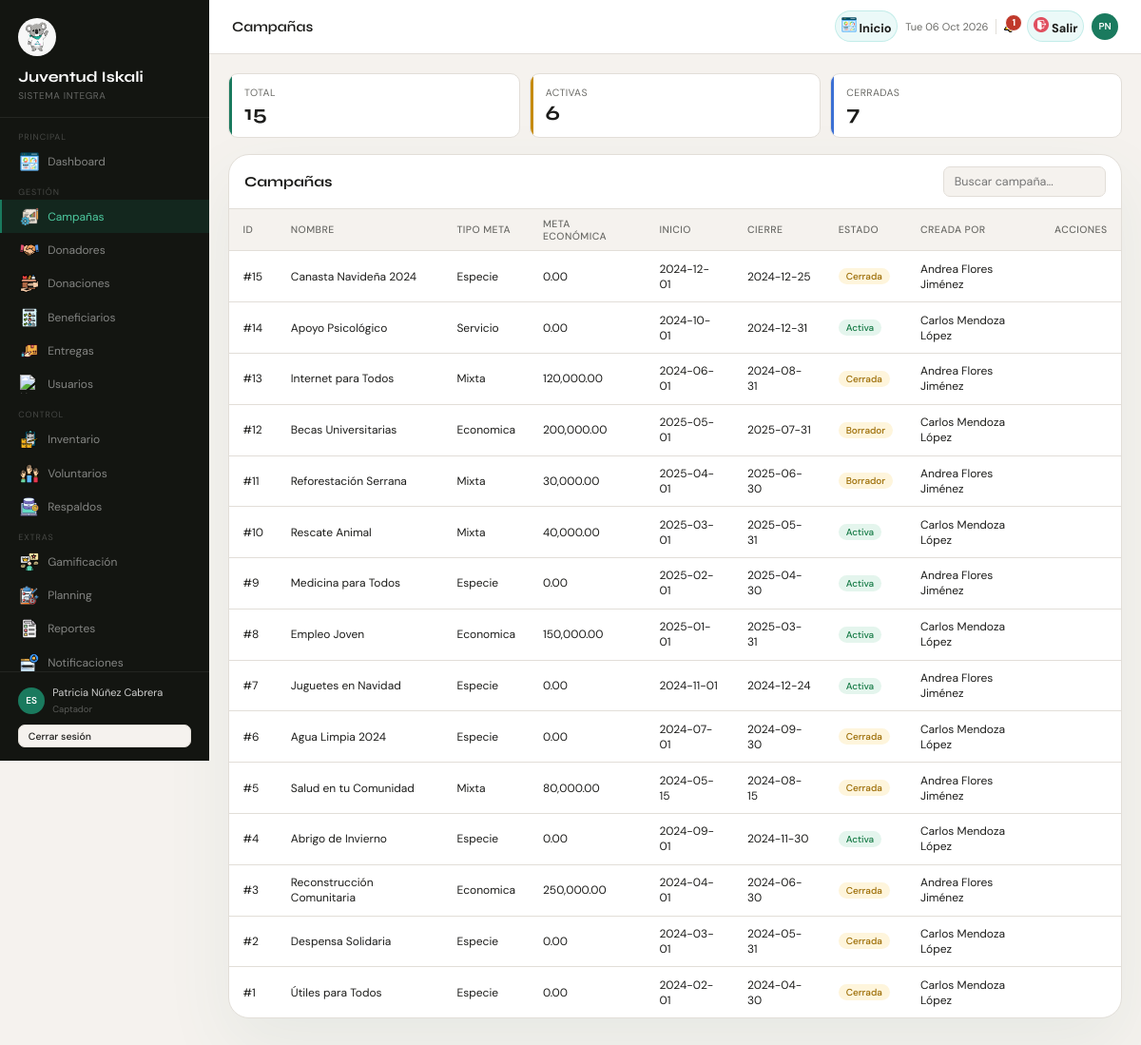
Before: /index.php?pagina=campanas (signed in) with the older database file.
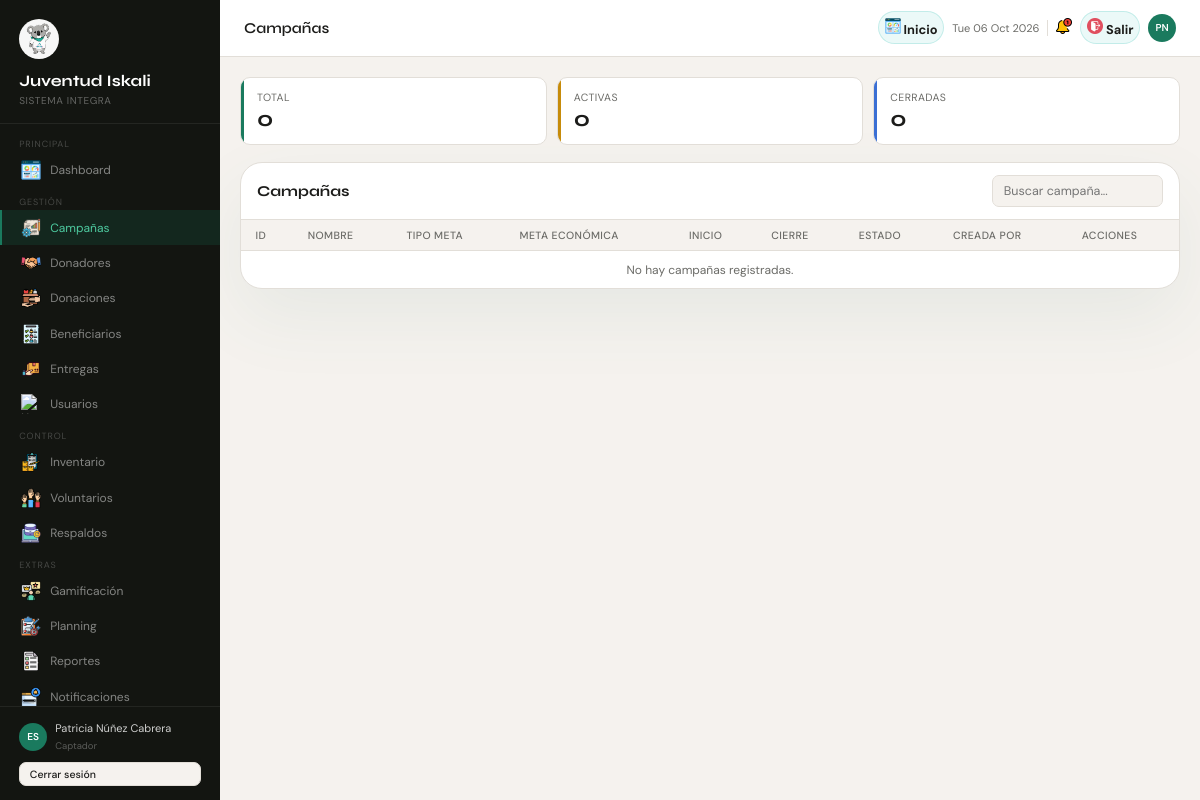
After: the same page with the newer database file.
### tables this page shows
CREATE TABLE campanas (
    id_campana         INT           NOT NULL AUTO_INCREMENT,
    id_usuario_creador INT           NOT NULL,
    nombre             VARCHAR(150)  NOT NULL,
    descripcion        TEXT,
    tipo_meta          ENUM('economica','especie','mixta','servicio') NOT NULL,
    meta_economica     DECIMAL(12,2) NOT NULL DEFAULT 0.00,
    fecha_inicio       DATE          NOT NULL,
    fecha_cierre       DATE          NOT NULL,
    estado             ENUM('borrador','activa','pausada','cerrada','cancelada') NOT NULL DEFAULT 'borrador',
    imagen_url         VARCHAR(255),
    created_at         DATETIME      NOT NULL DEFAULT CURRENT_TIMESTAMP,
    PRIMARY KEY (id_campana),
    CONSTRAINT chk_campana_fechas CHECK (fecha_cierre >= fecha_inicio)
);

### controllers/CampanasController.php (called while the page is built, shortened)
<?php
require_once 'models/CampanaModel.php';
require_once 'models/NotificacionModel.php';
class CampanasController
{
    private CampanaModel $modelo;
    public function __construct(PDO $conexion)
    {
        $this->modelo = new CampanaModel($conexion);
    }
    public function index(): void
    {
        $this->listar();
    }
    private function listar(): void
    {
        $campanas = $this->modelo->listar();
        $total = count($campanas);
        $total_activas = count(array_filter($campanas, static fn(array $c): bool => $c['estado'] === 'activa'));
        $total_cerradas = count(array_filter($campanas, static fn(array $c): bool => $c['estado'] === 'cerrada'));
        $pagina_activa = 'campanas';
        $titulo_pagina = 'Campañas';
        require 'views/pages/CampanasView.php';
    }
}

### models/NotificacionModel.php (called while the page is built, shortened)
<?php
class NotificacionModel
{
    private PDO $db;
    public function __construct(PDO $conexion)
    {
        $this->db = $conexion;
    }
    public function contarNoLeidas(int $id_usuario, string $canal = 'web'): int
    {
        $query = "
            SELECT COUNT(*)
            FROM notificaciones
            WHERE id_usuario = :id_usuario
              AND leida = 0
              AND FIND_IN_SET(:canal, canal) > 0
        ";
        $stmt = $this->db->prepare($query);
        $stmt->execute([
            ':id_usuario' => $id_usuario,
            ':canal'      => $canal,
        ]);
        return (int)$stmt->fetchColumn();
    }
}

### models/CampanaModel.php (called while the page is built, shortened)
<?php
class CampanaModel
{
    private PDO $db;
    public function __construct(PDO $conexion)
    {
        $this->db = $conexion;
    }
    public function listar(): array
    {
        $sql = "SELECT c.*, CONCAT(u.nombre, ' ', u.apellido) AS creador
                FROM campanas c
                LEFT JOIN usuarios u ON u.id_usuario = c.id_usuario_creador
                ORDER BY c.id_campana DESC";
        return $this->db->query($sql)->fetchAll(PDO::FETCH_ASSOC);
    }
}

### functions.php (called while the page is built, shortened)
<?php
function e(string $string): string
{
    return htmlspecialchars($string, ENT_QUOTES, 'UTF-8');
}

### views/pages/CampanasView.php (the view, shortened to what this page needs)
<?php
require_once 'views/layouts/header.php';
?>
<div style="display:flex;width:100%;">
  <?php require_once 'views/layouts/sidebar.php'; ?>
  <div class="main">
    <?php require_once 'views/layouts/topbar.php'; ?>
    <div class="content">
      <div class="kpi-grid" style="grid-template-columns:repeat(3,1fr);">
        <div class="kpi">
          <div class="kpi-label">Total</div>
          <div class="kpi-value"><?= e((string)$total) ?></div>
        </div>
        <div class="kpi amber">
          <div class="kpi-label">Activas</div>
          <div class="kpi-value"><?= e((string)$total_activas) ?></div>
        </div>
        <div class="kpi blue">
          <div class="kpi-label">Cerradas</div>
          <div class="kpi-value"><?= e((string)$total_cerradas) ?></div>
        </div>
      </div>
      <div class="card">
        <div class="card-header">
          <h3>Campañas</h3>
          <div class="toolbar">
            <input type="text" class="search-input" placeholder="Buscar campaña..." oninput="filtrarTabla(this,'tabla-campanas')">
          </div>
        </div>
        <table id="tabla-campanas">
          <thead>
            <tr><th>ID</th><th>Nombre</th><th>Tipo meta</th><th>Meta económica</th><th>Inicio</th><th>Cierre</th><th>Estado</th><th>Creada por</th><th>Acciones</th></tr>
          </thead>
          <tbody>
            <?php foreach ($campanas as $campana): ?>
              <tr>
                <td>#<?= e((string)$campana['id_campana']) ?></td>
                <td><?= e($campana['nombre']) ?></td>
                <td><?= e(ucfirst($campana['tipo_meta'])) ?></td>
                <td><?= e(number_format((float)$campana['meta_economica'], 2)) ?></td>
                <td><?= e($campana['fecha_inicio']) ?></td>
                <td><?= e($campana['fecha_cierre']) ?></td>
                <td><span class="badge <?= $campana['estado'] === 'activa' ? 'badge-green' : ($campana['estado'] === 'cancelada' ? 'badge-gray' : 'badge-amber') ?>"><?= e(ucfirst($campana['estado'])) ?></span></td>
                <td><?= e(trim($campana['creador'] ?? '') ?: '—') ?></td>
                <td style="white-space:nowrap;">
                </td>
              </tr>
            <?php endforeach; ?>
            <?php if (!$campanas): ?><tr><td colspan="9" style="text-align:center;color:var(--muted);">No hay campañas registradas.</td></tr><?php endif; ?>
          </tbody>
        </table>
      </div>
    </div>
  </div>
</div>
<?php require_once 'views/layouts/footer.php'; ?>

### index.php (shortened to what this page needs)
<?php
require_once 'functions.php';
$pagina = $_GET['pagina'] ?? 'inicio';
switch ($pagina) {
    case 'campanas':
        require_once 'controllers/CampanasController.php';
        (new CampanasController($conexion))->index();
        break;
}

### views/layouts/header.php (shortened to what this page needs)
<!DOCTYPE html>
<html lang="es">
<head>
<?php
$pagina_actual = $_GET['pagina'] ?? 'inicio';
if ($pagina_actual === 'inicio') {
    echo '<link rel="stylesheet" href="' . BASE_URL . '/public/css/Landing_Styles.css">';
} elseif (in_array($pagina_actual, ['login', 'auth'])) {
    echo '<link rel="stylesheet" href="' . BASE_URL . '/public/css/Login_Styles.css">';
} else {
    echo '<link rel="stylesheet" href="' . BASE_URL . '/public/css/ModulosAdmi.css">';
}
?>
</head>
<body<?= !empty($body_class) ? ' class="'.htmlspecialchars($body_class).'"' : '' ?>>

### views/layouts/sidebar.php (shortened to what this page needs)
<?php
function navActivo(string $pagina, string $actual): string
{
    return $pagina === $actual ? 'active' : '';
}
?>
<nav class="sidebar">
  <div class="sidebar-logo">
    <img src="<?= BASE_URL ?>/public/img/Mascota_Iski_1.jpeg"
         alt="Iskali Mascota"
         style="width:40px;height:40px;border-radius:50%;object-fit:cover;margin-bottom:8px;">
    <span>Juventud Iskali</span>
    <small>Sistema Integra</small>
  </div>
  <div class="nav-section">
    <div class="nav-label">Principal</div>
    <a href="<?= BASE_URL ?>/index.php?pagina=dashboard"
       class="nav-item <?= navActivo('dashboard', $pagina_activa) ?>">
      <img src="<?= BASE_URL ?>/public/iconos/Dashboard.png" alt="Dashboard" style="width:20px;height:20px;">
      Dashboard
    </a>
    <div class="nav-label">Gestión</div>
    <a href="<?= BASE_URL ?>/index.php?pagina=campanas"
       class="nav-item <?= navActivo('campanas', $pagina_activa) ?>">
      <img src="<?= BASE_URL ?>/public/iconos/Campanas.png" alt="Campañas" style="width:20px;height:20px;">
      Campañas
    </a>
    <a href="<?= BASE_URL ?>/index.php?pagina=donadores"
       class="nav-item <?= navActivo('donadores', $pagina_activa) ?>">
      <img src="<?= BASE_URL ?>/public/iconos/patrocinador.png" alt="Donadores" style="width:20px;height:20px;">
      Donadores
    </a>
    <a href="<?= BASE_URL ?>/index.php?pagina=donaciones"
       class="nav-item <?= navActivo('donaciones', $pagina_activa) ?>">
      <img src="<?= BASE_URL ?>/public/iconos/donaciones.png" alt="Donaciones" style="width:20px;height:20px;">
      Donaciones
    </a>
    <a href="<?= BASE_URL ?>/index.php?pagina=beneficiarios"
       class="nav-item <?= navActivo('beneficiarios', $pagina_activa) ?>">
      <img src="<?= BASE_URL ?>/public/iconos/Beneficiarios.png" alt="Beneficiarios" style="width:20px;height:20px;">
      Beneficiarios
    </a>
    <a href="<?= BASE_URL ?>/index.php?pagina=entregas"
       class="nav-item <?= navActivo('entregas', $pagina_activa) ?>">
      <img src="<?= BASE_URL ?>/public/iconos/Entregas.png" alt="Entregas" style="width:20px;height:20px;">
      Entregas
    </a>
    <a href="<?= BASE_URL ?>/index.php?pagina=usuarios"
       class="nav-item <?= navActivo('usuarios', $pagina_activa) ?>">
      <img src="<?= BASE_URL ?>/public/iconos/Usuarios.png" alt="Usuarios" style="width:20px;height:20px;">
      Usuarios
    </a>
    <div class="nav-label">Control</div>
    <a href="<?= BASE_URL ?>/index.php?pagina=inventario"
       class="nav-item <?= navActivo('inventario', $pagina_activa) ?>">
      <img src="<?= BASE_URL ?>/public/iconos/inventario.png" alt="Inventario" style="width:20px;height:20px;">
      Inventario
    </a>
    <a href="<?= BASE_URL ?>/index.php?pagina=voluntarios"
       class="nav-item <?= navActivo('voluntarios', $pagina_activa) ?>">
      <img src="<?= BASE_URL ?>/public/iconos/Voluntarios.png" alt="Voluntarios" style="width:20px;height:20px;">
      Voluntarios
    </a>
    <a href="<?= BASE_URL ?>/index.php?pagina=respaldos"
       class="nav-item <?= navActivo('respaldos', $pagina_activa) ?>">
      <img src="<?= BASE_URL ?>/public/iconos/respaldo_base_datos.png" alt="Respaldos" style="width:20px;height:20px;">
      Respaldos
    </a>
    <div class="nav-label">Extras</div>
    <a href="<?= BASE_URL ?>/index.php?pagina=gamificacion"
       class="nav-item <?= navActivo('gamificacion', $pagina_activa) ?>">
      <img src="<?= BASE_URL ?>/public/iconos/gamificacion_trofeo.png" alt="Gamificación" style="width:20px;height:20px;">
      Gamificación
    </a>
    <a href="<?= BASE_URL ?>/index.php?pagina=planning"
       class="nav-item <?= navActivo('planning', $pagina_activa) ?>">
      <img src="<?= BASE_URL ?>/public/iconos/planificacion.png" alt="Planning" style="width:20px;height:20px;">
      Planning
    </a>
    <a href="<?= BASE_URL ?>/index.php?pagina=reportes"
       class="nav-item <?= navActivo('reportes', $pagina_activa) ?>">
      <img src="<?= BASE_URL ?>/public/iconos/Reportes.png" alt="Reportes" style="width:20px;height:20px;">
      Reportes
    </a>
    <a href="#" class="nav-item" onclick="showToast('Módulo Notificaciones en construcción'); return false;">
      <img src="<?= BASE_URL ?>/public/iconos/Modulo_Notificaciones.png" alt="Notificaciones" style="width:20px;height:20px;">
      Notificaciones
    </a>
  </div>
  <div class="sidebar-bottom">
    <div class="user-chip">
      <div class="user-avatar">ES</div>
      <div class="user-info">
        <span><?= htmlspecialchars($_SESSION['usuario'] ?? ADMIN_NOMBRE) ?></span>
        <small><?= htmlspecialchars($_SESSION['rol']    ?? ADMIN_ROL) ?></small>
      </div>
    </div>
    <a href="<?= BASE_URL ?>/index.php?pagina=logout"
       class="btn btn-secondary btn-sm"
       style="width:100%;margin-top:.6rem;font-size:10.5px;text-align:center;text-decoration:none;">
      Cerrar sesión
    </a>
  </div>
</nav>

### views/layouts/topbar.php (shortened to what this page needs)
<?php
$notif_count = 0;
if (!empty($_SESSION['id_usuario']) && isset($conexion)) {
    require_once 'models/NotificacionModel.php';
    $modelo_notif = new NotificacionModel($conexion);
    $notif_count = $modelo_notif->contarNoLeidas((int)$_SESSION['id_usuario'], 'web');
}
?>
<div class="topbar">
  <div class="topbar-title"><?= htmlspecialchars($titulo_pagina ?? 'Dashboard') ?></div>
  <div class="topbar-actions">
    <a href="<?= BASE_URL ?>/index.php?pagina=dashboard" class="topbar-button btn-icon">
     <img src="<?= BASE_URL ?>/public/iconos/Dashboard.png" alt="Dashboard" style="width:16px;height:16px;">
      Inicio
    </a>
    <span style="font-size:11px;color:var(--muted);">
      <?= date('D d M Y') ?>
    </span>
    <div style="position:relative;cursor:pointer;" title="Notificaciones" onclick="toggleNotifDropdown()">
      <img src="<?= BASE_URL ?>/public/iconos/notificacion.png" alt="Notificaciones" style="width:16px;height:16px;cursor:pointer;">
      <?php if ($notif_count > 0): ?>
        <span style="position:absolute;top:-3px;right:-3px;width:18px;height:18px;background:var(--danger);border-radius:50%;border:1.5px solid #fff;display:flex;align-items:center;justify-content:center;font-size:10px;color:#fff;font-weight:700;">
          <?= min($notif_count, 9) ?>
        </span>
      <?php endif; ?>
    </div>
    <a href="<?= BASE_URL ?>/index.php?pagina=logout" class="topbar-button btn-icon">
     <img src="<?= BASE_URL ?>/public/iconos/cerrar_sesion_puerta.png" alt="Cerrar sesión" style="width:16px;height:16px;">
      Salir
    </a>
    <?php
      $nombreCompleto = $_SESSION['usuario'] ?? 'Usuario';
      $partes = explode(' ', trim($nombreCompleto));
      $iniciales = strtoupper(substr($partes[0], 0, 1) . (isset($partes[1]) ? substr($partes[1], 0, 1) : ''));
    ?>
    <div style="width:28px;height:28px;border-radius:50%;background:var(--accent);display:flex;align-items:center;justify-content:center;font-size:10px;color:#fff;font-weight:600;" title="<?= htmlspecialchars($nombreCompleto) ?>">
      <?= htmlspecialchars($iniciales) ?>
    </div>
  </div>
</div>

### views/layouts/footer.php (shortened to what this page needs)
</body>
</html>

Changed rows visible on the page:
removed campanas: id_campana "15", nombre "Canasta Navideña 2024", tipo_meta "Especie", meta_economica "0.00", fecha_inicio "2024-12-01", fecha_cierre "2024-12-25", estado "Cerrada", creador "Andrea Flores Jiménez"
removed campanas: id_campana "14", nombre "Apoyo Psicológico", tipo_meta "Servicio", meta_economica "0.00", fecha_inicio "2024-10-01", fecha_cierre "2024-12-31", estado "Activa", creador "Carlos Mendoza López"
removed campanas: id_campana "13", nombre "Internet para Todos", tipo_meta "Mixta", meta_economica "120,000.00", fecha_inicio "2024-06-01", fecha_cierre "2024-08-31", estado "Cerrada", creador "Andrea Flores Jiménez"
removed campanas: id_campana "12", nombre "Becas Universitarias", tipo_meta "Economica", meta_economica "200,000.00", fecha_inicio "2025-05-01", fecha_cierre "2025-07-31", estado "Borrador", creador "Carlos Mendoza López"
removed campanas: id_campana "11", nombre "Reforestación Serrana", tipo_meta "Mixta", meta_economica "30,000.00", fecha_inicio "2025-04-01", fecha_cierre "2025-06-30", estado "Borrador", creador "Andrea Flores Jiménez"
removed campanas: id_campana "10", nombre "Rescate Animal", tipo_meta "Mixta", meta_economica "40,000.00", fecha_inicio "2025-03-01", fecha_cierre "2025-05-31", estado "Activa", creador "Carlos Mendoza López"
removed campanas: id_campana "9", nombre "Medicina para Todos", tipo_meta "Especie", meta_economica "0.00", fecha_inicio "2025-02-01", fecha_cierre "2025-04-30", estado "Activa", creador "Andrea Flores Jiménez"
removed campanas: id_campana "8", nombre "Empleo Joven", tipo_meta "Economica", meta_economica "150,000.00", fecha_inicio "2025-01-01", fecha_cierre "2025-03-31", estado "Activa", creador "Carlos Mendoza López"
removed campanas: id_campana "7", nombre "Juguetes en Navidad", tipo_meta "Especie", meta_economica "0.00", fecha_inicio "2024-11-01", fecha_cierre "2024-12-24", estado "Activa", creador "Andrea Flores Jiménez"
removed campanas: id_campana "6", nombre "Agua Limpia 2024", tipo_meta "Especie", meta_economica "0.00", fecha_inicio "2024-07-01", fecha_cierre "2024-09-30", estado "Cerrada", creador "Carlos Mendoza López"
removed campanas: id_campana "5", nombre "Salud en tu Comunidad", tipo_meta "Mixta", meta_economica "80,000.00", fecha_inicio "2024-05-15", fecha_cierre "2024-08-15", estado "Cerrada", creador "Andrea Flores Jiménez"
removed campanas: id_campana "4", nombre "Abrigo de Invierno", tipo_meta "Especie", meta_economica "0.00", fecha_inicio "2024-09-01", fecha_cierre "2024-11-30", estado "Activa", creador "Carlos Mendoza López"
removed campanas: id_campana "3", nombre "Reconstrucción Comunitaria", tipo_meta "Economica", meta_economica "250,000.00", fecha_inicio "2024-04-01", fecha_cierre "2024-06-30", estado "Cerrada", creador "Andrea Flores Jiménez"
removed campanas: id_campana "2", nombre "Despensa Solidaria", tipo_meta "Especie", meta_economica "0.00", fecha_inicio "2024-03-01", fecha_cierre "2024-05-31", estado "Cerrada", creador "Carlos Mendoza López"
removed campanas: id_campana "1", nombre "Útiles para Todos", tipo_meta "Especie", meta_economica "0.00", fecha_inicio "2024-02-01", fecha_cierre "2024-04-30", estado "Cerrada", creador "Carlos Mendoza López"
Other visible differences:
$total: "15" → "0"
$total_activas: "6" → "0"
$total_cerradas: "7" → "0"
min($notif_count, 9): "1" → (not shown)
text now shown: "No hay campañas registradas."
